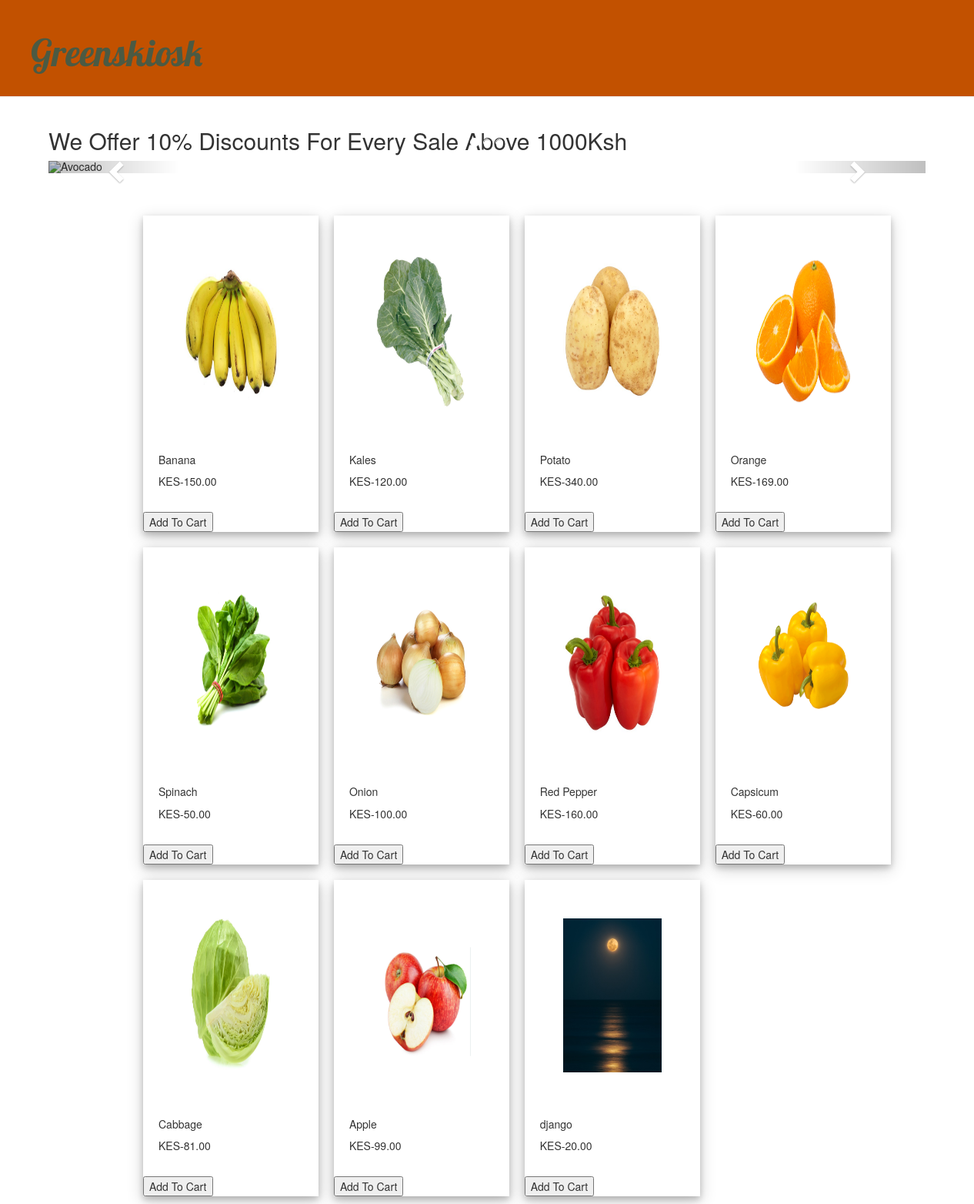
Screenshot of /products/ with the database file from the repository.
### catalogue/models.py (models this page shows, shortened)
class Product(models.Model):
    title = models.CharField(max_length=50)
    category = models.ForeignKey(ProductCategory,on_delete=models.CASCADE)
    description = models.TextField()
    supplier_price = models.DecimalField(max_digits=5, decimal_places=2)
    selling_price = models.DecimalField(max_digits=5, decimal_places=2)
    suplier = models.ForeignKey(ProductSuplier,on_delete=models.CASCADE)
    kiosk = models.ForeignKey(Kiosk,on_delete=models.CASCADE)
    number_in_stock = models.IntegerField()
    image = models.ImageField(null=True,upload_to="gallery")

### kiosks/models.py (models this page shows, shortened)
class Kiosk(models.Model):
    owner = models.ForeignKey(KioskOwner, on_delete=models.CASCADE)
    name = models.CharField(max_length=28)
    date_opened = models.DateField()
    street_address = models.CharField(max_length=100)
    currency = models.CharField(max_length=8)
    phone_number = models.IntegerField()
    business_type = models.CharField(max_length=28)

### catalogue/views.py (the view)
# urls.py: path('products/', products_list, name='products_list'),
def products_list(request):
    products = Product.objects.all()
    return render(request,'products_list.html',{'products':products})

### catalogue/templates/products_list.html (shortened to what this page needs)
{% load static %}
<!Doctype html>
<html>
<head>
<link rel="stylesheet" href="//maxcdn.bootstrapcdn.com/bootstrap/3.2.0/css/bootstrap.min.css">
<link rel="stylesheet" href="//maxcdn.bootstrapcdn.com/bootstrap/3.2.0/css/bootstrap-theme.min.css">
 <link rel="stylesheet" href="https://maxcdn.bootstrapcdn.com/bootstrap/3.4.1/css/bootstrap.min.css">
<link rel="stylesheet" href="{% static 'css/product_list.css' %}">
</head>
<body>
<div class="page-header">
    <h1><a href="/">Greenskiosk</a></h1>
</div>
<div class="container">
  <h2>We Offer 10% Discounts For Every Sale Above 1000Ksh</h2>
  <div id="myCarousel" class="carousel slide" data-ride="carousel">
    <ol class="carousel-indicators">
      <li data-target="#myCarousel" data-slide-to="0" class="active"></li>
      <li data-target="#myCarousel" data-slide-to="1"></li>
      <li data-target="#myCarousel" data-slide-to="2"></li>
    </ol>
    <div class="carousel-inner">
      <div class="item active">
        <img src="https://health.clevelandclinic.org/wp-content/uploads/sites/3/2018/08/GettyImages-517801491-1200x630.jpg" alt="Avocado" style="width:100%;">
      </div>
    </div>
    <a class="left carousel-control" href="#myCarousel" data-slide="prev">
      <span class="glyphicon glyphicon-chevron-left"></span>
    </a>
    <a class="right carousel-control" href="#myCarousel" data-slide="next">
      <span class="glyphicon glyphicon-chevron-right"></span>
    </a>
  </div>
</div>
{%for product in products%}
<div class="cont" style="margin:45px 0 0 176px;">
<div class="card  float-left grow" style="width:20%;" >
<a href="/products/{{product_id}}"><img src="{{product.image.url}}" class="card-img-top zoom" alt="images" style="width:100%;"></a>
<div class="card-body">
    <h5 class="card-title">{{product.title}}</h5>
    <p>{{product.kiosk.currency}}-{{product.selling_price}}</p>
  </div>
  <form action="{% url 'shopping:cart_add' product_id=product.id %}" method="post">
    <input type="submit" value="Add To Cart">
</form>
</div>
</div>
{% endfor %}
</body>
</html>

### catalogue/static/css/product_list.css (style rules this page uses)
h1 a, h2 a { color: #FF8833; font-family: 'Lobster', cursive; }
.page-header { background-color: #C25100; margin-top: 0; padding: 20px 20px 20px 40px; }
.page-header h1, .page-header h1 a, .page-header h1 a:visited, .page-header h1 a:active { color: #4B5A43; font-size: 36pt; text-decoration: none; }
.card { box-shadow: 0 4px 8px 0 rgba(0, 0, 0, 0.2), 0 6px 20px 0 rgba(0, 0, 0, 0.19); }
.grow img { transition: 1s ease; }
.cont { width: 90%; }
.card { width: 20% !important; background-color: #ffffff; margin: 10px; float: left; }
.card-body { padding-left: 20px; padding-bottom: 20px; }
img { height: 300px; }
div:nth-child(6) { margin-left: 60px; }

### catalogue/templates/products_list.html (style rules this page uses)
.zoom { padding: 50px; transition: transform .2s; }

### rows the page displays
Product: image (picture), title "Banana", kiosk.currency "KES", selling_price "150.00"
Product: image (picture), title "Kales", kiosk.currency "KES", selling_price "120.00"
Product: image (picture), title "Potato", kiosk.currency "KES", selling_price "340.00"
Product: image (picture), title "Orange", kiosk.currency "KES", selling_price "169.00"
Product: image (picture), title "Spinach", kiosk.currency "KES", selling_price "50.00"
Product: image (picture), title "Onion", kiosk.currency "KES", selling_price "100.00"
Product: image (picture), title "Red Pepper", kiosk.currency "KES", selling_price "160.00"
Product: image (picture), title "Capsicum", kiosk.currency "KES", selling_price "60.00"
Product: image (picture), title "Cabbage", kiosk.currency "KES", selling_price "81.00"
Product: image (picture), title "Apple", kiosk.currency "KES", selling_price "99.00"
Product: image (picture), title "django", kiosk.currency "KES", selling_price "20.00"
